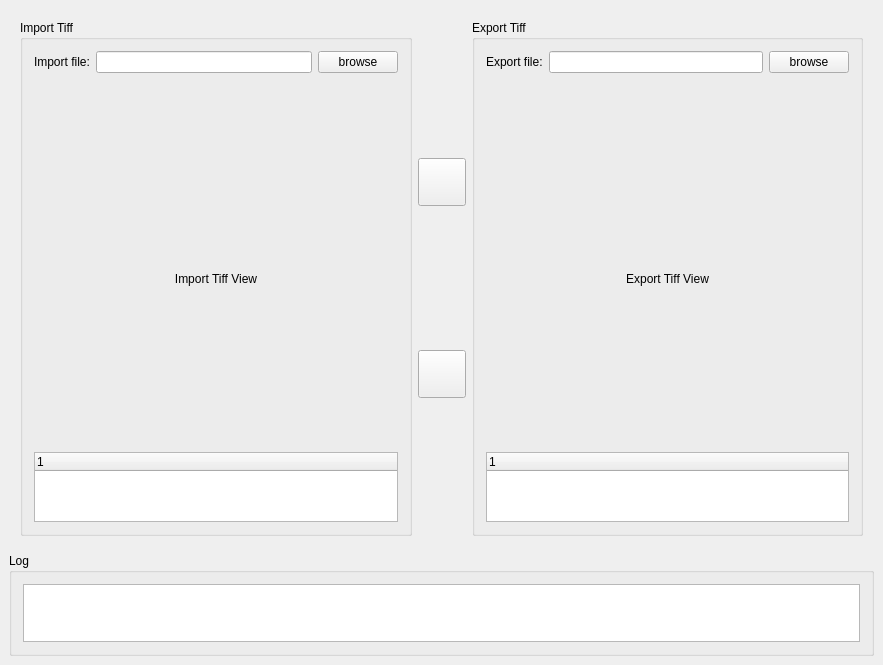
<?xml version="1.0" encoding="UTF-8"?>
<ui version="4.0">
 <class>ConvertGeoTiffWidget</class>
 <widget class="QWidget" name="ConvertGeoTiffWidget">
  <property name="geometry">
   <rect>
    <x>0</x>
    <y>0</y>
    <width>883</width>
    <height>665</height>
   </rect>
  </property>
  <property name="windowTitle">
   <string>ConvertGeoTiffTool</string>
  </property>
  <widget class="QWidget" name="mConvertWidget" native="true">
   <property name="geometry">
    <rect>
     <x>9</x>
     <y>9</y>
     <width>865</width>
     <height>538</height>
    </rect>
   </property>
   <layout class="QHBoxLayout" name="horizontalLayout">
    <item>
     <widget class="QGroupBox" name="mImportTiffGroupBox">
      <property name="title">
       <string>Import Tiff</string>
      </property>
      <layout class="QGridLayout" name="gridLayout">
       <item row="0" column="0">
        <widget class="QLabel" name="label_3">
         <property name="text">
          <string>Import file:</string>
         </property>
        </widget>
       </item>
       <item row="0" column="1">
        <widget class="QLineEdit" name="mImportFileLineEdit">
         <property name="readOnly">
          <bool>true</bool>
         </property>
        </widget>
       </item>
       <item row="0" column="2">
        <widget class="QPushButton" name="mImportPushButton">
         <property name="text">
          <string>browse</string>
         </property>
        </widget>
       </item>
       <item row="1" column="0" colspan="3">
        <widget class="QLabel" name="mImportTiffView">
         <property name="minimumSize">
          <size>
           <width>0</width>
           <height>400</height>
          </size>
         </property>
         <property name="maximumSize">
          <size>
           <width>16777215</width>
           <height>400</height>
          </size>
         </property>
         <property name="text">
          <string>Import Tiff View</string>
         </property>
         <property name="alignment">
          <set>Qt::AlignCenter</set>
         </property>
        </widget>
       </item>
       <item row="2" column="0" colspan="3">
        <widget class="QTreeWidget" name="mImportFileTreeWidget">
         <column>
          <property name="text">
           <string notr="true">1</string>
          </property>
         </column>
        </widget>
       </item>
      </layout>
     </widget>
    </item>
    <item>
     <layout class="QVBoxLayout" name="verticalLayout">
      <item>
       <widget class="QPushButton" name="mConvertPushButton">
        <property name="minimumSize">
         <size>
          <width>48</width>
          <height>48</height>
         </size>
        </property>
        <property name="maximumSize">
         <size>
          <width>48</width>
          <height>48</height>
         </size>
        </property>
        <property name="text">
         <string/>
        </property>
        <property name="icon">
         <iconset resource="image.qrc">
          <normaloff>:/convert.png</normaloff>:/convert.png</iconset>
        </property>
        <property name="iconSize">
         <size>
          <width>24</width>
          <height>24</height>
         </size>
        </property>
       </widget>
      </item>
      <item>
       <widget class="QPushButton" name="mResetPushButton">
        <property name="minimumSize">
         <size>
          <width>48</width>
          <height>48</height>
         </size>
        </property>
        <property name="maximumSize">
         <size>
          <width>48</width>
          <height>48</height>
         </size>
        </property>
        <property name="text">
         <string/>
        </property>
        <property name="icon">
         <iconset resource="image.qrc">
          <normaloff>:/restart.png</normaloff>:/restart.png</iconset>
        </property>
        <property name="iconSize">
         <size>
          <width>24</width>
          <height>24</height>
         </size>
        </property>
       </widget>
      </item>
     </layout>
    </item>
    <item>
     <widget class="QGroupBox" name="mExportTiffGroupBox">
      <property name="title">
       <string>Export Tiff</string>
      </property>
      <layout class="QGridLayout" name="gridLayout_2">
       <item row="0" column="1">
        <widget class="QLineEdit" name="mExportFileLineEdit"/>
       </item>
       <item row="0" column="2">
        <widget class="QPushButton" name="mExportPushButton">
         <property name="text">
          <string>browse</string>
         </property>
        </widget>
       </item>
       <item row="0" column="0">
        <widget class="QLabel" name="label_4">
         <property name="text">
          <string>Export file:</string>
         </property>
        </widget>
       </item>
       <item row="1" column="0" colspan="3">
        <widget class="QLabel" name="mExportTiffView">
         <property name="minimumSize">
          <size>
           <width>0</width>
           <height>400</height>
          </size>
         </property>
         <property name="maximumSize">
          <size>
           <width>16777215</width>
           <height>400</height>
          </size>
         </property>
         <property name="text">
          <string>Export Tiff View</string>
         </property>
         <property name="alignment">
          <set>Qt::AlignCenter</set>
         </property>
        </widget>
       </item>
       <item row="2" column="0" colspan="3">
        <widget class="QTreeWidget" name="mExportFileTreeWidget">
         <column>
          <property name="text">
           <string notr="true">1</string>
          </property>
         </column>
        </widget>
       </item>
      </layout>
     </widget>
    </item>
   </layout>
  </widget>
  <widget class="QGroupBox" name="mLogGroupBox">
   <property name="geometry">
    <rect>
     <x>9</x>
     <y>553</y>
     <width>865</width>
     <height>103</height>
    </rect>
   </property>
   <property name="title">
    <string>Log</string>
   </property>
   <layout class="QGridLayout" name="gridLayout_3">
    <item row="0" column="0">
     <widget class="QTableWidget" name="mLogTableWidget"/>
    </item>
   </layout>
  </widget>
 </widget>
 <layoutdefault spacing="6" margin="11"/>
 <resources>
  <include location="image.qrc"/>
 </resources>
 <connections/>
</ui>
